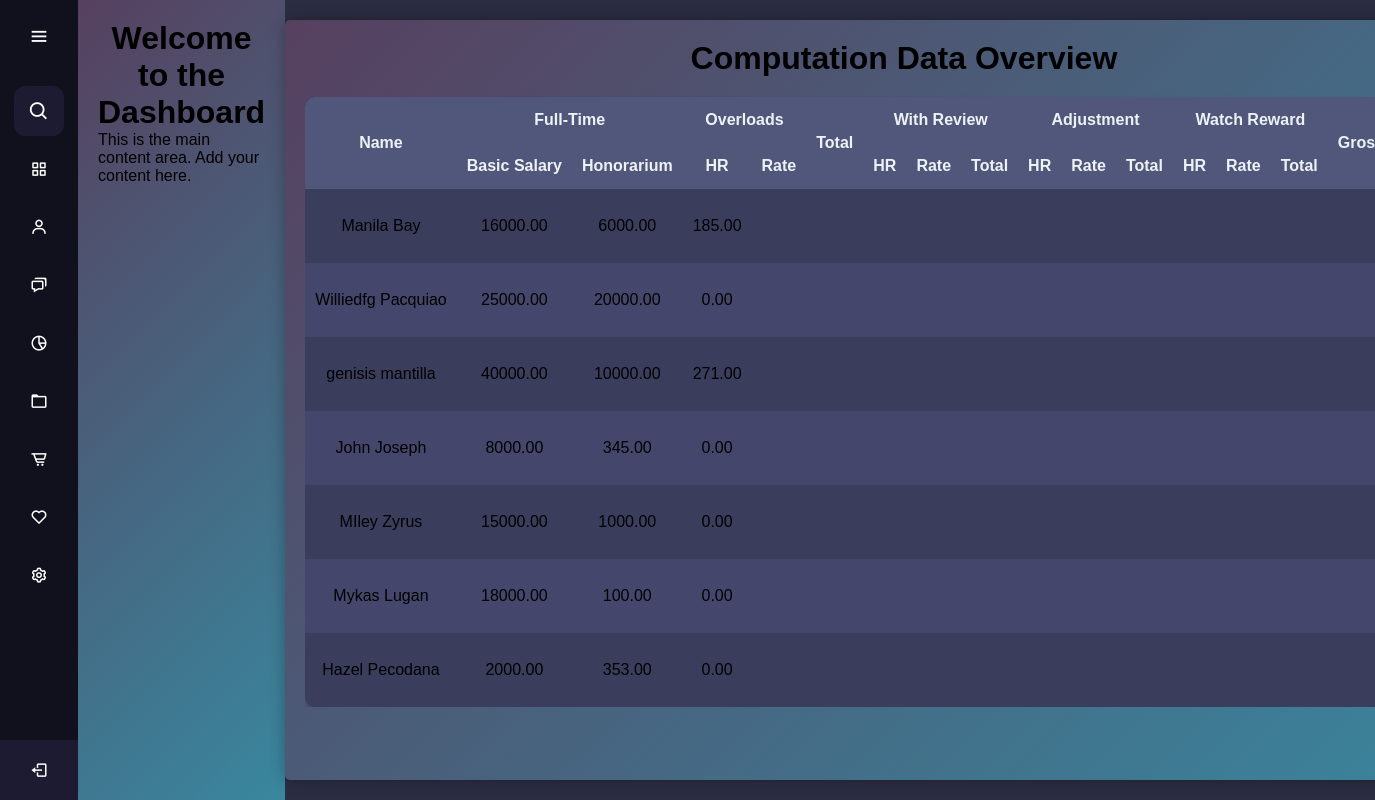
The app's page /frontUP/computation.php, older data.
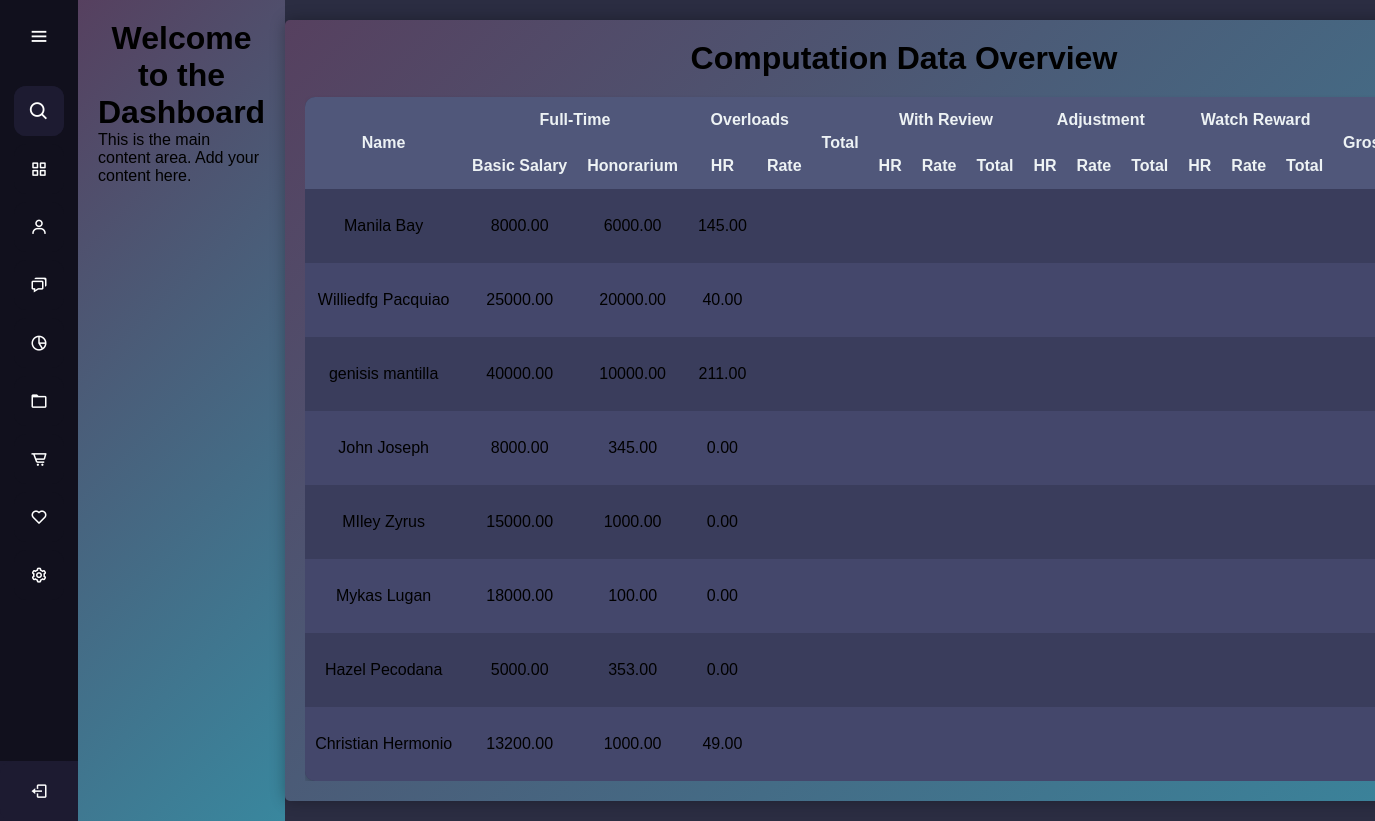
The same page, newer data.
### tables this page shows
CREATE TABLE `employees` (
  `employee_id` int(11) NOT NULL,
  `first_name` varchar(255) NOT NULL,
  `last_name` varchar(255) NOT NULL,
  `suffix_title` varchar(50) NOT NULL,
  `employee_type` enum('full-time','part-time') NOT NULL,
  `classification` varchar(255) NOT NULL,
  `basic_salary` decimal(10,2) NOT NULL,
  `honorarium` decimal(10,2) DEFAULT 0.00,
  `incentives` decimal(10,0) NOT NULL,
  `overload_rate` decimal(10,0) NOT NULL,
  `watch_reward` decimal(10,0) NOT NULL,
  `absent_lateRate` decimal(10,0) NOT NULL,
  `created_at` timestamp NOT NULL DEFAULT current_timestamp()
);

### frontUP/computation.php (the view, shortened to what this page needs)
<?php
require 'database_connection.php';
$sql = "
    SELECT
        e.employee_id,
        CONCAT(e.first_name, ' ', e.last_name) AS full_name,
        e.basic_salary,
        e.honorarium,
        comp.overload_rate,
        comp.overload_total,
        comp.wr_hr,
        comp.wr_rate,
        comp.wr_total,
        comp.adjust_hr,
        comp.adjust_rate,
        comp.adjust_total,
        comp.watch_hr,
        comp.watch_rate,
        comp.watch_total,
        comp.gross_pay,
        comp.absent_late_hr,
        comp.absent_late_rate,
        comp.absent_late_total,
        comp.pagibig AS loan_pagibig,
        comp.mp2 AS loan_mp2,
        COALESCE(SUM(o.grand_total), 0) AS overload_hr,
        COALESCE(c.medical_savings, 0) AS medical_savings,
        COALESCE(c.retirement, 0) AS retirement,
        COALESCE((c.sss_ee + c.sss_er), 0) AS sss_total,
        COALESCE((c.pag_ibig_ee + c.pag_ibig_er), 0) AS pag_ibig_total,
        COALESCE((c.philhealth_ee + c.philhealth_er), 0) AS philhealth_total,
        comp.canteen,
        comp.others,
        comp.total_deduction,
        comp.net_pay
    FROM employees e
    LEFT JOIN overload o ON e.employee_id = o.employee_id
    LEFT JOIN contributions c ON e.employee_id = c.employee_id
    LEFT JOIN computation comp ON e.employee_id = comp.employee_id
    GROUP BY e.employee_id
";
$result = $conn->query($sql);
?>
<!DOCTYPE html>
<html lang="en">
<head>
    <link rel="stylesheet" href="table_styles.css">
</head>
<body>
    <?php include 'sidebars.php'; ?>
    <div class="content">
        <h1>Computation Data Overview</h1>
        <div class="table-wrapper">
            <table>
                <thead>
                    <tr>
                        <th rowspan="2">Name</th>
                        <th colspan="2">Full-Time</th>
                        <th colspan="2">Overloads</th>
                        <th rowspan="2">Total</th>
                        <th colspan="3">With Review</th>
                        <th colspan="3">Adjustment</th>
                        <th colspan="3">Watch Reward</th>
                        <th rowspan="2">Gross</th>
                    </tr>
                    <tr>
                        <th>Basic Salary</th>
                        <th>Honorarium</th>
                        <th>HR</th>
                        <th>Rate</th>
                        <th>HR</th>
                        <th>Rate</th>
                        <th>Total</th>
                        <th>HR</th>
                        <th>Rate</th>
                        <th>Total</th>
                        <th>HR</th>
                        <th>Rate</th>
                        <th>Total</th>
                    </tr>
                </thead>
                <tbody>
                    <?php
                    if ($result && $result->num_rows > 0) {
                        while ($row = $result->fetch_assoc()) {
                            echo "<tr data-employee-id='{$row['employee_id']}'>";
                            echo "<td>{$row['full_name']}</td>";
                            echo "<td>{$row['basic_salary']}</td>";
                            echo "<td>{$row['honorarium']}</td>";
                            echo "<td>{$row['overload_hr']}</td>";
                            echo "<td contenteditable='true' data-column='overload_rate'>{$row['overload_rate']}</td>";
                            echo "<td contenteditable='true' data-column='overload_total'>{$row['overload_total']}</td>";
                            echo "<td contenteditable='true' data-column='wr_hr'>{$row['wr_hr']}</td>";
                            echo "<td contenteditable='true' data-column='wr_rate'>{$row['wr_rate']}</td>";
                            echo "<td contenteditable='true' data-column='wr_total'>{$row['wr_total']}</td>";
                            echo "<td contenteditable='true' data-column='adjust_hr'>{$row['adjust_hr']}</td>";
                            echo "<td contenteditable='true' data-column='adjust_rate'>{$row['adjust_rate']}</td>";
                            echo "<td contenteditable='true' data-column='adjust_total'>{$row['adjust_total']}</td>";
                            echo "<td contenteditable='true' data-column='watch_hr'>{$row['watch_hr']}</td>";
                            echo "<td contenteditable='true' data-column='watch_rate'>{$row['watch_rate']}</td>";
                            echo "<td contenteditable='true' data-column='watch_total'>{$row['watch_total']}</td>";
                            echo "<td>{$row['gross_pay']}</td>";
                            echo "</tr>";
                        }
                    } else {
                        echo "<tr><td colspan='30'>No data found</td></tr>";
                    }
                    ?>
                </tbody>
            </table>
        </div>
    </div>
</body>
</html>

Row changes from the older to the newer data that the page shows:
changed employees (number 1 of 8 on the later page): basic_salary "16000.00" → "8000.00"; overload_hr "185.00" → "145.00"
changed employees (number 2 of 8 on the later page): overload_hr "0.00" → "40.00"
changed employees (number 3 of 8 on the later page): overload_hr "271.00" → "211.00"
changed employees (number 7 of 8 on the later page): basic_salary "2000.00" → "5000.00"
added employees: full_name "Christian Hermonio", basic_salary "13200.00", honorarium "1000.00", overload_hr "49.00"
